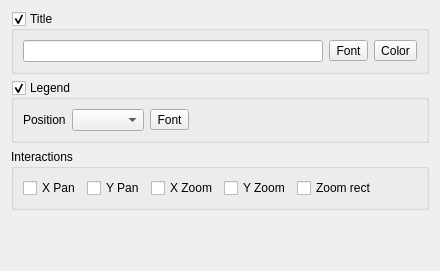
     <widget class="QWidget" name="generalTab">
      <attribute name="title">
       <string>General</string>
      </attribute>
      <layout class="QHBoxLayout" name="horizontalLayout">
       <item>
        <layout class="QVBoxLayout" name="generalLayout">
         <property name="bottomMargin">
          <number>10</number>
         </property>
         <item>
          <widget class="QGroupBox" name="plotTitleGroupBox">
           <property name="title">
            <string>Title</string>
           </property>
           <property name="checkable">
            <bool>true</bool>
           </property>
           <layout class="QHBoxLayout" name="horizontalLayout_2">
            <item>
             <widget class="QLineEdit" name="plotTitleLineEdit"/>
            </item>
            <item>
             <widget class="QToolButton" name="plotTitleFontButton">
              <property name="text">
               <string>Font</string>
              </property>
             </widget>
            </item>
            <item>
             <widget class="QToolButton" name="plotTitleColorButton">
              <property name="text">
               <string>Color</string>
              </property>
             </widget>
            </item>
           </layout>
          </widget>
         </item>
         <item>
          <widget class="QGroupBox" name="legendGroupBox">
           <property name="title">
            <string>Legend</string>
           </property>
           <property name="checkable">
            <bool>true</bool>
           </property>
           <layout class="QFormLayout" name="formLayout">
            <item row="1" column="1">
             <layout class="QHBoxLayout" name="horizontalLayout_14">
              <item>
               <widget class="QComboBox" name="legendComboBox">
                <property name="maximumSize">
                 <size>
                  <width>200</width>
                  <height>16777215</height>
                 </size>
                </property>
               </widget>
              </item>
              <item>
               <widget class="QToolButton" name="legendFontButton">
                <property name="text">
                 <string>Font</string>
                </property>
               </widget>
              </item>
              <item>
               <spacer name="horizontalSpacer_3">
                <property name="orientation">
                 <enum>Qt::Horizontal</enum>
                </property>
                <property name="sizeType">
                 <enum>QSizePolicy::MinimumExpanding</enum>
                </property>
                <property name="sizeHint" stdset="0">
                 <size>
                  <width>40</width>
                  <height>20</height>
                 </size>
                </property>
               </spacer>
              </item>
             </layout>
            </item>
            <item row="1" column="0">
             <widget class="QLabel" name="label_7">
              <property name="text">
               <string>Position</string>
              </property>
             </widget>
            </item>
           </layout>
          </widget>
         </item>
         <item>
          <widget class="QGroupBox" name="toolsGroupBox">
           <property name="title">
            <string>Interactions</string>
           </property>
           <property name="checkable">
            <bool>false</bool>
           </property>
           <layout class="QHBoxLayout" name="horizontalLayout_21">
            <item>
             <widget class="QCheckBox" name="xpanCheckBox">
              <property name="text">
               <string>X Pan</string>
              </property>
             </widget>
            </item>
            <item>
             <widget class="QCheckBox" name="ypanCheckBox">
              <property name="text">
               <string>Y Pan</string>
              </property>
             </widget>
            </item>
            <item>
             <widget class="QCheckBox" name="xzoomCheckBox">
              <property name="text">
               <string>X Zoom</string>
              </property>
             </widget>
            </item>
            <item>
             <widget class="QCheckBox" name="yzoomCheckBox">
              <property name="text">
               <string>Y Zoom</string>
              </property>
             </widget>
            </item>
            <item>
             <widget class="QCheckBox" name="zoomrectCheckBox">
              <property name="text">
               <string>Zoom rect</string>
              </property>
             </widget>
            </item>
            <item>
             <spacer name="horizontalSpacer">
              <property name="orientation">
               <enum>Qt::Horizontal</enum>
              </property>
              <property name="sizeHint" stdset="0">
               <size>
                <width>40</width>
                <height>20</height>
               </size>
              </property>
             </spacer>
            </item>
           </layout>
          </widget>
         </item>
         <item>
          <spacer name="verticalSpacer">
           <property name="orientation">
            <enum>Qt::Vertical</enum>
           </property>
           <property name="sizeHint" stdset="0">
            <size>
             <width>20</width>
             <height>40</height>
            </size>
           </property>
          </spacer>
         </item>
        </layout>
       </item>
      </layout>
     </widget>
